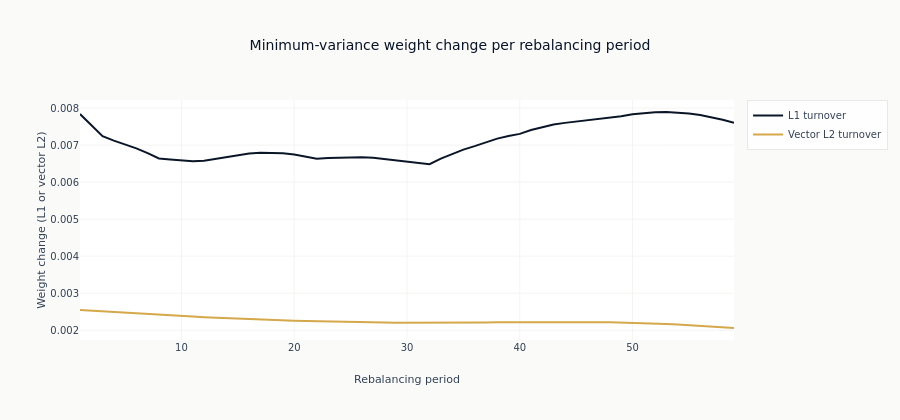

This figure's notebook cell:
### Markdown cell above
**Finding**: after excluding initial portfolio construction, this rotating-covariance
scenario describes covariance-driven maintenance turnover. It is not an alpha-signal
decomposition or a claim about a null portfolio.

### Code cell
fig = go.Figure()
fig.add_scatter(
    x=list(range(1, n_periods)),
    y=turnovers_l1[1:],
    mode="lines",
    name="L1 turnover",
    line_color=COLORS["blue"],
)
fig.add_scatter(
    x=list(range(1, n_periods)),
    y=turnovers_fro[1:],
    mode="lines",
    name="Vector L2 turnover",
    line_color=COLORS["amber"],
)
fig.update_layout(
    title="Minimum-variance weight change per rebalancing period",
    xaxis_title="Rebalancing period",
    yaxis_title="Weight change (L1 or vector L2)",
    height=420,
)
show_plotly_with_alt(
    fig,
    "Two flat series of per-period weight change against rebalancing period. The L1 measure sits "
    "roughly three times higher than the vector L2 measure across the whole range; both drift "
    "slightly without trending, and the two never approach one another.",
)

### Figure 1 — Plotly figure (JSON) as saved in the notebook; plotly's stock layout.template omitted (floating-point values rounded to 4 significant figures)
{"data": [{"line": {"color": "#0a1628"}, "mode": "lines", "name": "L1 turnover", "type": "scatter", "x": [1, 2, 3, 4, 5, 6, 7, 8, 9, 10, 11, 12, 13, 14, 15, 16, 17, 18, 19, 20, 21, 22, 23, 24, 25, 26, 27, 28, 29, 30, 31, 32, 33, 34, 35, 36, 37, 38, 39, 40, 41, 42, 43, 44, 45, 46, 47, 48, 49, 50, 51, 52, 53, 54, 55, 56, 57, 58, 59], "y": [0.007838, 0.007548, 0.00724, 0.007121, 0.007026, 0.006912, 0.006781, 0.00664, 0.006613, 0.006597, 0.006564, 0.006576, 0.006626, 0.006684, 0.006738, 0.006774, 0.006793, 0.006794, 0.006777, 0.006743, 0.006692, 0.006634, 0.006649, 0.006659, 0.006675, 0.006675, 0.006658, 0.006624, 0.006588, 0.006566, 0.00653, 0.006486, 0.006635, 0.006766, 0.006878, 0.006971, 0.007082, 0.007175, 0.007247, 0.007303, 0.007406, 0.00749, 0.007555, 0.0076, 0.007633, 0.007675, 0.007714, 0.007735, 0.007779, 0.007832, 0.007869, 0.007889, 0.007894, 0.007882, 0.007855, 0.007813, 0.007756, 0.007685, 0.0076]}, {"line": {"color": "#D4A84B"}, "mode": "lines", "name": "Vector L2 turnover", "type": "scatter", "x": [1, 2, 3, 4, 5, 6, 7, 8, 9, 10, 11, 12, 13, 14, 15, 16, 17, 18, 19, 20, 21, 22, 23, 24, 25, 26, 27, 28, 29, 30, 31, 32, 33, 34, 35, 36, 37, 38, 39, 40, 41, 42, 43, 44, 45, 46, 47, 48, 49, 50, 51, 52, 53, 54, 55, 56, 57, 58, 59], "y": [0.002548, 0.002528, 0.002509, 0.00249, 0.002471, 0.002452, 0.002434, 0.002417, 0.0024, 0.002384, 0.002368, 0.002353, 0.002338, 0.002324, 0.002311, 0.002299, 0.002287, 0.002276, 0.002265, 0.002256, 0.002247, 0.002239, 0.002231, 0.002225, 0.002219, 0.002214, 0.002211, 0.002207, 0.002205, 0.002204, 0.002203, 0.002203, 0.002204, 0.002205, 0.002207, 0.002209, 0.002211, 0.002214, 0.002216, 0.002218, 0.002221, 0.002222, 0.002223, 0.002224, 0.002223, 0.002221, 0.002218, 0.002214, 0.002209, 0.002202, 0.002193, 0.002182, 0.00217, 0.002156, 0.00214, 0.002122, 0.002103, 0.002082, 0.00206]}], "layout": {"height": 420, "title": {"text": "Minimum-variance weight change per rebalancing period"}, "xaxis": {"title": {"text": "Rebalancing period"}}, "yaxis": {"title": {"text": "Weight change (L1 or vector L2)"}}}}
